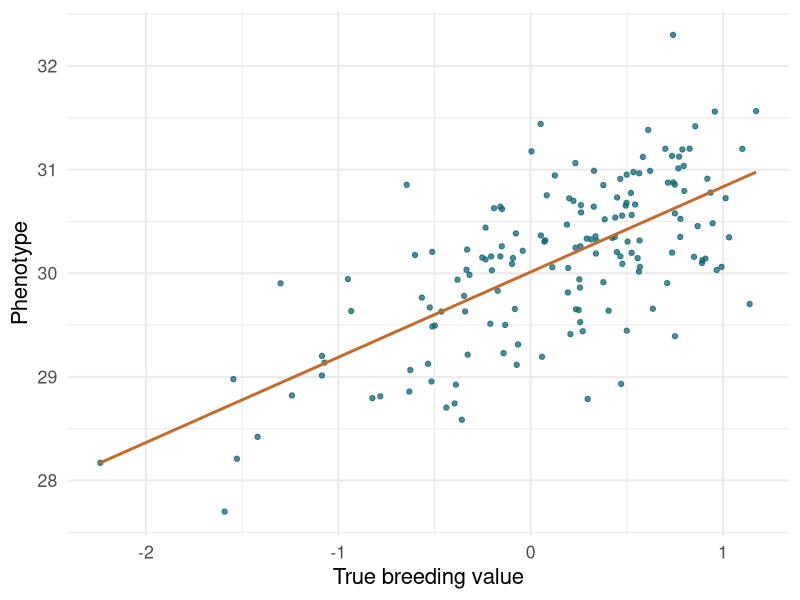
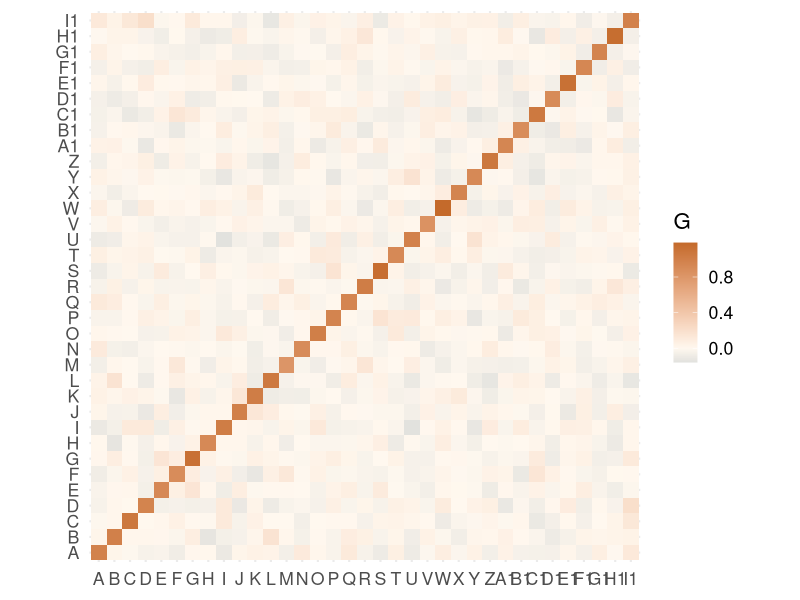
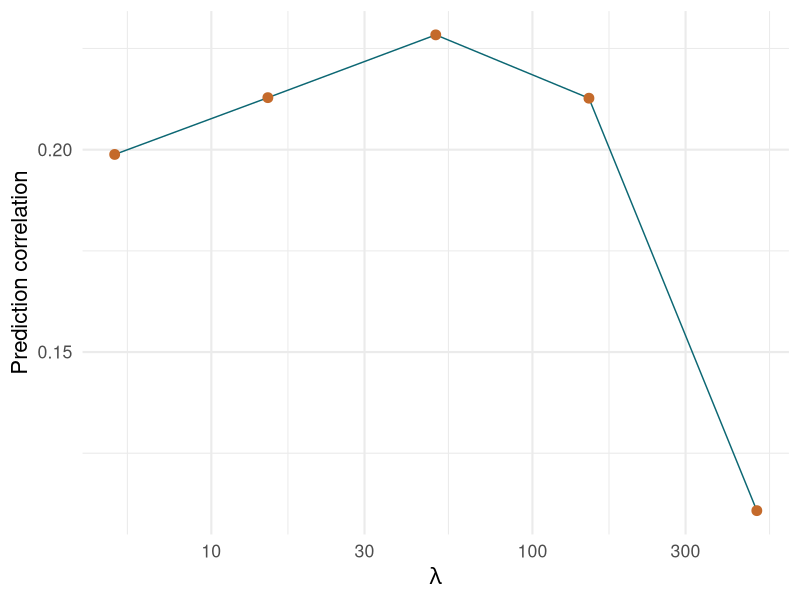

Write R code to recreate these figures, in order.
## ---- chunk 1
library(ggplot2)
library(knitr)
theme_set(theme_minimal(base_size = 16))

set.seed(2026)
n_animals <- 160
n_markers <- 300

allele_frequency <- runif(n_markers, 0.05, 0.50)
M <- sapply(allele_frequency, function(p) rbinom(n_animals, 2, p))

center_markers <- function(M, allele_frequency) {
  sweep(M, 2, 2 * allele_frequency, "-")
}

Z <- center_markers(M, allele_frequency)
qtl <- sample(seq_len(n_markers), 12)
a_true <- rep(0, n_markers)
a_true[qtl] <- rnorm(length(qtl), 0, 0.35)
g_true <- as.numeric(Z %*% a_true)
y <- 30 + g_true + rnorm(n_animals, sd = sqrt(var(g_true) * (1 - 0.45) / 0.45))
## ---- chunk 2
ggplot(data.frame(g_true, y), aes(g_true, y)) +
  geom_point(alpha = 0.75, color = "#0c6773") +
  geom_smooth(method = "lm", se = FALSE, color = "#c46a2b") +
  labs(x = "True breeding value", y = "Phenotype")
## ---- chunk 3
fit_ridge_marker <- function(y, M_train, M_new = M_train, lambda = 50) {
  p_train <- colMeans(M_train) / 2
  Z_train <- center_markers(M_train, p_train)
  Z_new <- center_markers(M_new, p_train)
  y_mean <- mean(y)
  marker_effect <- as.numeric(
    solve(crossprod(Z_train) + diag(lambda, ncol(Z_train)), crossprod(Z_train, y - y_mean))
  )
  list(mean = y_mean, marker_effect = marker_effect, prediction = as.numeric(y_mean + Z_new %*% marker_effect))
}

ridge_fit <- fit_ridge_marker(y, M, lambda = 50)
g_ridge <- ridge_fit$prediction - ridge_fit$mean

cor(g_ridge, g_true)
## ---- chunk 4
ZZt <- tcrossprod(Z)
G <- ZZt / mean(diag(ZZt))

g_subset <- as.data.frame(as.table(G[1:35, 1:35]))
names(g_subset) <- c("animal_1", "animal_2", "relationship")

ggplot(g_subset, aes(animal_1, animal_2, fill = relationship)) +
  geom_tile() +
  scale_fill_gradient2(low = "#245c73", mid = "#fff8ef", high = "#c46a2b") +
  coord_equal() +
  labs(x = NULL, y = NULL, fill = "G")
## ---- chunk 5
lambda_marker <- 50
lambda_g <- lambda_marker / mean(diag(ZZt))
y_centered <- y - mean(y)

g_gblup <- as.numeric(G %*% solve(G + diag(lambda_g, nrow(G)), y_centered))

data.frame(
  correlation = cor(g_ridge, g_gblup),
  maximum_difference = max(abs(g_ridge - g_gblup))
)
## ---- chunk 6
make_folds <- function(n, k = 5, seed = 1) {
  set.seed(seed)
  sample(rep(seq_len(k), length.out = n))
}

cross_validate_ridge <- function(y, M, lambda_values, k = 5, seed = 1) {
  fold <- make_folds(length(y), k = k, seed = seed)
  do.call(rbind, lapply(lambda_values, function(lambda) {
    prediction <- rep(NA_real_, length(y))
    for (f in seq_len(k)) {
      training <- fold != f
      validation <- fold == f
      fit <- fit_ridge_marker(y[training], M[training, , drop = FALSE], M[validation, , drop = FALSE], lambda)
      prediction[validation] <- fit$prediction
    }
    data.frame(lambda = lambda, correlation = cor(prediction, y))
  }))
}

cv_results <- cross_validate_ridge(y, M, c(5, 15, 50, 150, 500), seed = 2026)
cv_results
## ---- chunk 7
ggplot(cv_results, aes(lambda, correlation)) +
  geom_line(color = "#0c6773") +
  geom_point(size = 3, color = "#c46a2b") +
  scale_x_log10() +
  labs(x = expression(lambda), y = "Prediction correlation")
